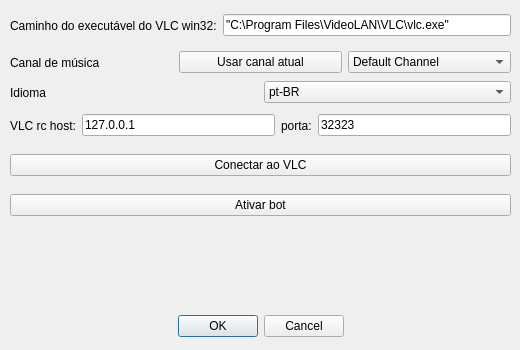
<?xml version="1.0" encoding="UTF-8"?>
<ui version="4.0">
 <class>SettingsDialog</class>
 <widget class="QDialog" name="SettingsDialog">
  <property name="windowModality">
   <enum>Qt::NonModal</enum>
  </property>
  <property name="enabled">
   <bool>true</bool>
  </property>
  <property name="geometry">
   <rect>
    <x>0</x>
    <y>0</y>
    <width>520</width>
    <height>350</height>
   </rect>
  </property>
  <property name="sizePolicy">
   <sizepolicy hsizetype="Fixed" vsizetype="Fixed">
    <horstretch>0</horstretch>
    <verstretch>0</verstretch>
   </sizepolicy>
  </property>
  <property name="minimumSize">
   <size>
    <width>520</width>
    <height>350</height>
   </size>
  </property>
  <property name="maximumSize">
   <size>
    <width>520</width>
    <height>350</height>
   </size>
  </property>
  <property name="windowTitle">
   <string>Configurações</string>
  </property>
  <property name="sizeGripEnabled">
   <bool>false</bool>
  </property>
  <property name="modal">
   <bool>false</bool>
  </property>
  <widget class="QDialogButtonBox" name="bb_okCancel">
   <property name="geometry">
    <rect>
     <x>20</x>
     <y>310</y>
     <width>481</width>
     <height>32</height>
    </rect>
   </property>
   <property name="orientation">
    <enum>Qt::Horizontal</enum>
   </property>
   <property name="standardButtons">
    <set>QDialogButtonBox::Cancel|QDialogButtonBox::Ok</set>
   </property>
   <property name="centerButtons">
    <bool>true</bool>
   </property>
  </widget>
  <widget class="QWidget" name="layoutWidget">
   <property name="geometry">
    <rect>
     <x>10</x>
     <y>10</y>
     <width>501</width>
     <height>31</height>
    </rect>
   </property>
   <layout class="QHBoxLayout" name="horizontalLayout">
    <item>
     <widget class="QLabel" name="label_vlcPath">
      <property name="text">
       <string>Caminho do executável do VLC win32:</string>
      </property>
     </widget>
    </item>
    <item>
     <widget class="QLineEdit" name="le_vlcPath">
      <property name="text">
       <string>&quot;C:\Program Files\VideoLAN\VLC\vlc.exe&quot;</string>
      </property>
     </widget>
    </item>
   </layout>
  </widget>
  <widget class="QWidget" name="layoutWidget">
   <property name="geometry">
    <rect>
     <x>10</x>
     <y>50</y>
     <width>501</width>
     <height>25</height>
    </rect>
   </property>
   <layout class="QHBoxLayout" name="horizontalLayout_2">
    <item>
     <widget class="QLabel" name="label_channel">
      <property name="text">
       <string>Canal de música</string>
      </property>
     </widget>
    </item>
    <item>
     <widget class="QPushButton" name="pb_selfChannel">
      <property name="text">
       <string>Usar canal atual</string>
      </property>
     </widget>
    </item>
    <item>
     <widget class="QComboBox" name="cb_channelList">
      <item>
       <property name="text">
        <string>Default Channel</string>
       </property>
      </item>
     </widget>
    </item>
   </layout>
  </widget>
  <widget class="QWidget" name="layoutWidget">
   <property name="geometry">
    <rect>
     <x>10</x>
     <y>80</y>
     <width>501</width>
     <height>25</height>
    </rect>
   </property>
   <layout class="QHBoxLayout" name="horizontalLayout_3" stretch="0,0">
    <property name="sizeConstraint">
     <enum>QLayout::SetDefaultConstraint</enum>
    </property>
    <item>
     <widget class="QLabel" name="label_language">
      <property name="text">
       <string>Idioma</string>
      </property>
     </widget>
    </item>
    <item>
     <widget class="QComboBox" name="cb_language">
      <property name="enabled">
       <bool>true</bool>
      </property>
      <item>
       <property name="text">
        <string>pt-BR</string>
       </property>
      </item>
      <item>
       <property name="text">
        <string>en-US</string>
       </property>
      </item>
     </widget>
    </item>
   </layout>
  </widget>
  <widget class="QWidget" name="horizontalLayoutWidget">
   <property name="geometry">
    <rect>
     <x>10</x>
     <y>110</y>
     <width>501</width>
     <height>31</height>
    </rect>
   </property>
   <layout class="QHBoxLayout" name="horizontalLayout_4">
    <item>
     <widget class="QLabel" name="label_rcHost">
      <property name="text">
       <string>VLC rc host:</string>
      </property>
     </widget>
    </item>
    <item>
     <widget class="QLineEdit" name="le_rcHost">
      <property name="text">
       <string>127.0.0.1</string>
      </property>
     </widget>
    </item>
    <item>
     <widget class="QLabel" name="label_rcPort">
      <property name="text">
       <string>porta:</string>
      </property>
     </widget>
    </item>
    <item>
     <widget class="QLineEdit" name="le_rcPort">
      <property name="text">
       <string>32323</string>
      </property>
     </widget>
    </item>
   </layout>
  </widget>
  <widget class="QWidget" name="horizontalLayoutWidget_2">
   <property name="geometry">
    <rect>
     <x>10</x>
     <y>150</y>
     <width>501</width>
     <height>31</height>
    </rect>
   </property>
   <layout class="QHBoxLayout" name="horizontalLayout_5">
    <item>
     <widget class="QPushButton" name="pb_connectVlc">
      <property name="text">
       <string>Conectar ao VLC</string>
      </property>
     </widget>
    </item>
   </layout>
  </widget>
  <widget class="QWidget" name="horizontalLayoutWidget_3">
   <property name="geometry">
    <rect>
     <x>10</x>
     <y>190</y>
     <width>501</width>
     <height>31</height>
    </rect>
   </property>
   <layout class="QHBoxLayout" name="horizontalLayout_6">
    <item>
     <widget class="QPushButton" name="pb_enableBot">
      <property name="text">
       <string>Ativar bot</string>
      </property>
     </widget>
    </item>
   </layout>
  </widget>
  <widget class="QWidget" name="horizontalLayoutWidget_4">
   <property name="geometry">
    <rect>
     <x>10</x>
     <y>230</y>
     <width>501</width>
     <height>31</height>
    </rect>
   </property>
   <layout class="QHBoxLayout" name="horizontalLayout_7"/>
  </widget>
  <widget class="QWidget" name="horizontalLayoutWidget_5">
   <property name="geometry">
    <rect>
     <x>10</x>
     <y>270</y>
     <width>501</width>
     <height>31</height>
    </rect>
   </property>
   <layout class="QHBoxLayout" name="horizontalLayout_8"/>
  </widget>
 </widget>
 <resources/>
 <connections>
  <connection>
   <sender>bb_okCancel</sender>
   <signal>accepted()</signal>
   <receiver>SettingsDialog</receiver>
   <slot>accept()</slot>
   <hints>
    <hint type="sourcelabel">
     <x>248</x>
     <y>254</y>
    </hint>
    <hint type="destinationlabel">
     <x>157</x>
     <y>274</y>
    </hint>
   </hints>
  </connection>
  <connection>
   <sender>bb_okCancel</sender>
   <signal>rejected()</signal>
   <receiver>SettingsDialog</receiver>
   <slot>reject()</slot>
   <hints>
    <hint type="sourcelabel">
     <x>316</x>
     <y>260</y>
    </hint>
    <hint type="destinationlabel">
     <x>286</x>
     <y>274</y>
    </hint>
   </hints>
  </connection>
  <connection>
   <sender>pb_connectVlc</sender>
   <signal>clicked()</signal>
   <receiver>SettingsDialog</receiver>
   <slot>connectVlc()</slot>
   <hints>
    <hint type="sourcelabel">
     <x>260</x>
     <y>165</y>
    </hint>
    <hint type="destinationlabel">
     <x>259</x>
     <y>174</y>
    </hint>
   </hints>
  </connection>
  <connection>
   <sender>pb_enableBot</sender>
   <signal>clicked()</signal>
   <receiver>SettingsDialog</receiver>
   <slot>toggleBot()</slot>
   <hints>
    <hint type="sourcelabel">
     <x>261</x>
     <y>209</y>
    </hint>
    <hint type="destinationlabel">
     <x>259</x>
     <y>174</y>
    </hint>
   </hints>
  </connection>
  <connection>
   <sender>pb_selfChannel</sender>
   <signal>clicked()</signal>
   <receiver>SettingsDialog</receiver>
   <slot>useSelfChannel()</slot>
   <hints>
    <hint type="sourcelabel">
     <x>260</x>
     <y>62</y>
    </hint>
    <hint type="destinationlabel">
     <x>259</x>
     <y>174</y>
    </hint>
   </hints>
  </connection>
  <connection>
   <sender>cb_language</sender>
   <signal>currentIndexChanged(int)</signal>
   <receiver>SettingsDialog</receiver>
   <slot>onLanguageChange(int)</slot>
   <hints>
    <hint type="sourcelabel">
     <x>386</x>
     <y>91</y>
    </hint>
    <hint type="destinationlabel">
     <x>259</x>
     <y>174</y>
    </hint>
   </hints>
  </connection>
 </connections>
 <slots>
  <slot>toggleBot()</slot>
  <slot>connectVlc()</slot>
  <slot>useSelfChannel()</slot>
  <slot>onLanguageChange(int)</slot>
 </slots>
</ui>
